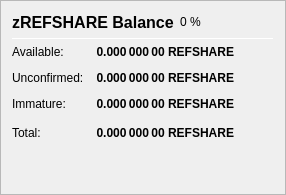
                   <widget class="QFrame" name="frame_ZerocoinBalances">
                    <property name="frameShape">
                     <enum>QFrame::StyledPanel</enum>
                    </property>
                    <property name="frameShadow">
                     <enum>QFrame::Raised</enum>
                    </property>
                    <layout class="QVBoxLayout" name="verticalLayout_7">
                     <item>
                      <layout class="QHBoxLayout" name="horizontalLayout_8" stretch="0">
                       <item>
                        <widget class="QLabel" name="label_5z_3">
                         <property name="minimumSize">
                          <size>
                           <width>0</width>
                           <height>20</height>
                          </size>
                         </property>
                         <property name="font">
                          <font>
                           <pointsize>12</pointsize>
                           <weight>75</weight>
                           <bold>true</bold>
                          </font>
                         </property>
                         <property name="text">
                          <string>zREFSHARE Balance</string>
                         </property>
                        </widget>
                       </item>
                       <item>
                        <widget class="QLabel" name="labelzVITPercent">
                         <property name="text">
                          <string notr="true">0 %</string>
                         </property>
                        </widget>
                       </item>
                       <item>
                        <spacer name="horizontalSpacer_11">
                         <property name="orientation">
                          <enum>Qt::Horizontal</enum>
                         </property>
                         <property name="sizeHint" stdset="0">
                          <size>
                           <width>40</width>
                           <height>20</height>
                          </size>
                         </property>
                        </spacer>
                       </item>
                      </layout>
                     </item>
                     <item>
                      <widget class="Line" name="line_ZerocoinBalance">
                       <property name="minimumSize">
                        <size>
                         <width>0</width>
                         <height>1</height>
                        </size>
                       </property>
                       <property name="maximumSize">
                        <size>
                         <width>16777215</width>
                         <height>1</height>
                        </size>
                       </property>
                       <property name="orientation">
                        <enum>Qt::Horizontal</enum>
                       </property>
                      </widget>
                     </item>
                     <item>
                      <layout class="QGridLayout" name="gridLayout_5">
                       <property name="spacing">
                        <number>12</number>
                       </property>
                       <item row="1" column="0">
                        <widget class="QLabel" name="labelzBalanceMatureText">
                         <property name="toolTip">
                          <string>Mature: more than 20 confirmation and more than 3 mints of the same denomination after it was minted.
These zREFSHARE are spendable.</string>
                         </property>
                         <property name="text">
                          <string>Available:</string>
                         </property>
                        </widget>
                       </item>
                       <item row="1" column="1">
                        <widget class="QLabel" name="labelzBalanceMature">
                         <property name="font">
                          <font>
                           <weight>75</weight>
                           <bold>true</bold>
                          </font>
                         </property>
                         <property name="toolTip">
                          <string>Mature: more than 20 confirmation and more than 3 mints of the same denomination after it was minted.
These zREFSHARE are spendable.</string>
                         </property>
                         <property name="text">
                          <string notr="true">0.000 000 00 REFSHARE</string>
                         </property>
                         <property name="alignment">
                          <set>Qt::AlignRight|Qt::AlignTrailing|Qt::AlignVCenter</set>
                         </property>
                        </widget>
                       </item>
                       <item row="2" column="0">
                        <widget class="QLabel" name="labelzBalanceUnconfirmedText">
                         <property name="toolTip">
                          <string>Unconfirmed: less than 20 confirmations
Immature: confirmed, but less than 3 mints of the same denomination after it was minted</string>
                         </property>
                         <property name="text">
                          <string>Unconfirmed:</string>
                         </property>
                        </widget>
                       </item>
                       <item row="2" column="1">
                        <widget class="QLabel" name="labelzBalanceUnconfirmed">
                         <property name="font">
                          <font>
                           <weight>75</weight>
                           <bold>true</bold>
                          </font>
                         </property>
                         <property name="toolTip">
                          <string>Unconfirmed: less than 20 confirmations
Immature: confirmed, but less than 3 mints of the same denomination after it was minted</string>
                         </property>
                         <property name="text">
                          <string notr="true">0.000 000 00 REFSHARE</string>
                         </property>
                         <property name="alignment">
                          <set>Qt::AlignRight|Qt::AlignTrailing|Qt::AlignVCenter</set>
                         </property>
                        </widget>
                       </item>
                       <item row="3" column="0">
                        <widget class="QLabel" name="labelzBalanceImmatureText">
                         <property name="toolTip">
                          <string>Unconfirmed: less than 20 confirmations
Immature: confirmed, but less than 3 mints of the same denomination after it was minted</string>
                         </property>
                         <property name="text">
                          <string>Immature:</string>
                         </property>
                        </widget>
                       </item>
                       <item row="3" column="1">
                        <widget class="QLabel" name="labelzBalanceImmature">
                         <property name="font">
                          <font>
                           <weight>75</weight>
                           <bold>true</bold>
                          </font>
                         </property>
                         <property name="toolTip">
                          <string>Unconfirmed: less than 20 confirmations
Immature: confirmed, but less than 3 mints of the same denomination after it was minted</string>
                         </property>
                         <property name="text">
                          <string notr="true">0.000 000 00 REFSHARE</string>
                         </property>
                         <property name="alignment">
                          <set>Qt::AlignRight|Qt::AlignTrailing|Qt::AlignVCenter</set>
                         </property>
                        </widget>
                       </item>
                       <item row="4" column="0">
                        <widget class="QLabel" name="labelzBalanceText">
                         <property name="toolTip">
                          <string>Your current zREFSHARE balance, unconfirmed and immature zREFSHARE included.</string>
                         </property>
                         <property name="text">
                          <string>Total:</string>
                         </property>
                        </widget>
                       </item>
                       <item row="4" column="1">
                        <widget class="QLabel" name="labelzBalance">
                         <property name="font">
                          <font>
                           <weight>75</weight>
                           <bold>true</bold>
                          </font>
                         </property>
                         <property name="cursor">
                          <cursorShape>IBeamCursor</cursorShape>
                         </property>
                         <property name="toolTip">
                          <string>Your current zREFSHARE balance, unconfirmed and immature zREFSHARE included.</string>
                         </property>
                         <property name="text">
                          <string notr="true">0.000 000 00 REFSHARE</string>
                         </property>
                         <property name="alignment">
                          <set>Qt::AlignRight|Qt::AlignTrailing|Qt::AlignVCenter</set>
                         </property>
                         <property name="textInteractionFlags">
                          <set>Qt::LinksAccessibleByMouse|Qt::TextSelectableByKeyboard|Qt::TextSelectableByMouse</set>
                         </property>
                        </widget>
                       </item>
                       <item row="4" column="2">
                        <spacer name="horizontalSpacer_4">
                         <property name="orientation">
                          <enum>Qt::Horizontal</enum>
                         </property>
                         <property name="sizeHint" stdset="0">
                          <size>
                           <width>40</width>
                           <height>20</height>
                          </size>
                         </property>
                        </spacer>
                       </item>
                      </layout>
                     </item>
                     <item>
                      <spacer name="verticalSpacer_4">
                       <property name="orientation">
                        <enum>Qt::Vertical</enum>
                       </property>
                       <property name="sizeHint" stdset="0">
                        <size>
                         <width>20</width>
                         <height>40</height>
                        </size>
                       </property>
                      </spacer>
                     </item>
                    </layout>
                   </widget>
